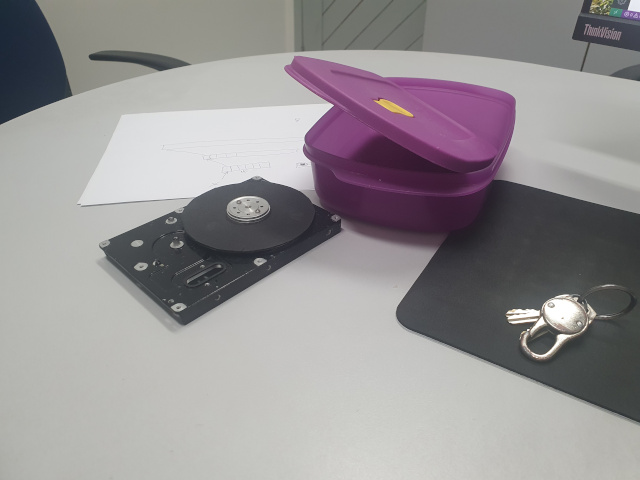
//> input picture tutorial/pdi/exemplos/mtbalign/build/mtb1.jpg, 640 x 480 px
$ ./mtbalign   (built with g++ and OpenCV 4)
//> lines starting //> are read from the running program, lines starting //| are printed output that depends on the picture
#include <iostream>
#include <opencv2/opencv.hpp>
#include <vector>

int main(int argc, char** argv){
  cv::Mat mtb1, mtb2, mtb3;
  std::vector<cv::Mat> images;
  mtb1 = cv::imread("mtb1.jpg");
//> mtb1 is the input picture: 480 rows x 640 cols, CV_8UC3; mean B, G, R 148, 146.3, 150.1
  mtb2 = cv::imread("mtb2.jpg");
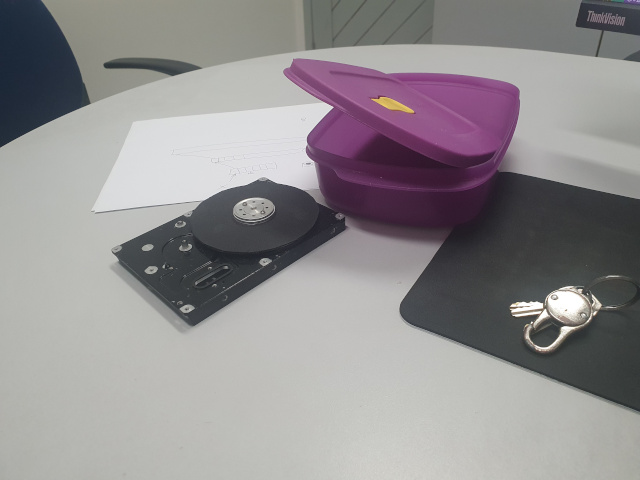
//> input picture tutorial/pdi/exemplos/mtbalign/build/mtb2.jpg, 640 x 480 px
//> mtb2 is the input picture: 480 rows x 640 cols, CV_8UC3; mean B, G, R 144.3, 142.7, 146.2
  mtb3 = cv::imread("mtb3.jpg");
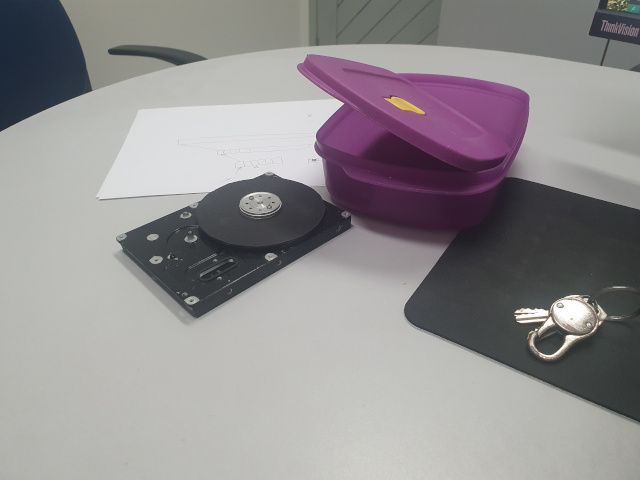
//> input picture tutorial/pdi/exemplos/mtbalign/build/mtb3.jpg, 640 x 480 px
//> mtb3 is the input picture: 480 rows x 640 cols, CV_8UC3; mean B, G, R 144.6, 143.2, 146.6
  images.push_back(mtb1);
  images.push_back(mtb2);
  images.push_back(mtb3);
  cv::Ptr<cv::AlignMTB> alignMTB = cv::createAlignMTB();
  alignMTB->process(images, images);
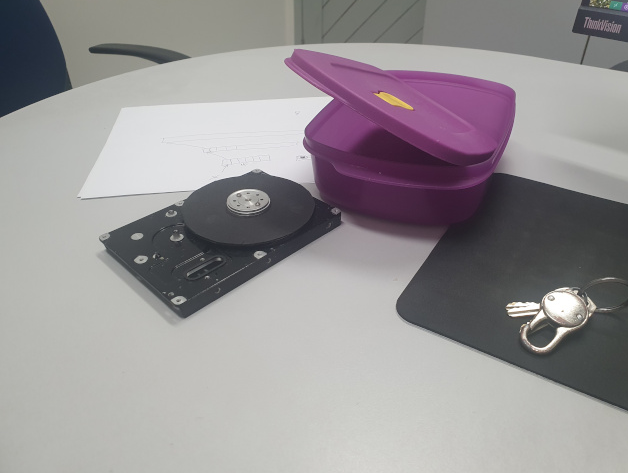
//> images[0]: 473 rows x 628 cols, CV_8UC3; mean B, G, R 149.1, 147.2, 151.2
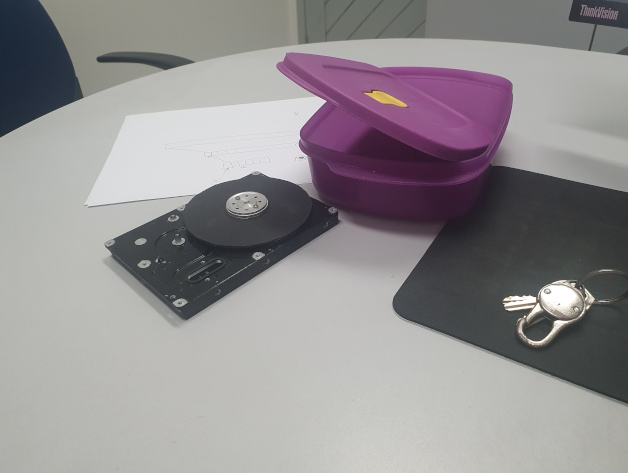
//> images[1]: 473 rows x 628 cols, CV_8UC3; mean B, G, R 144.9, 143.2, 146.9
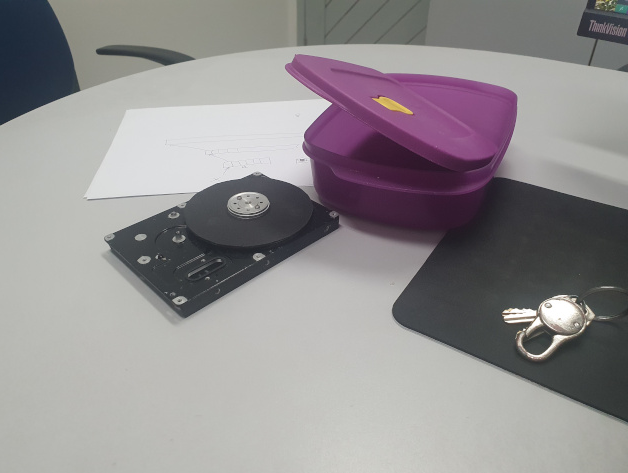
//> images[2]: 473 rows x 628 cols, CV_8UC3; mean B, G, R 144.1, 142.5, 146.1
  cv::imshow("mtb1", images[0]);
  cv::imshow("mtb2", images[1]);
  cv::imshow("mtb3", images[2]);
  cv::waitKey();
  return 0;
}
